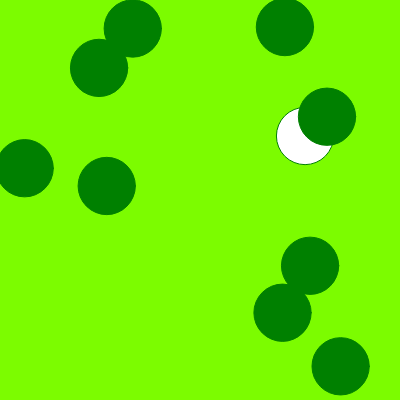
Frame 1 (no input)
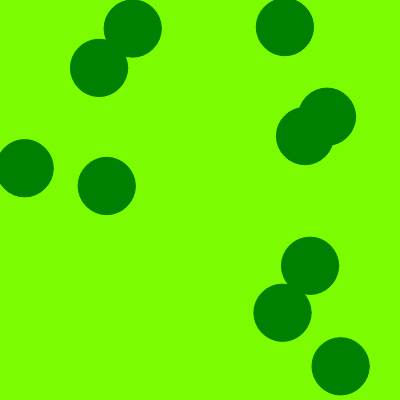
Frame 60 (no input)
Frame 120 (the mouse pressed at the canvas centre since frame 60): identical to frame 60, image omitted

The p5.js sketch that drew these frames (run headless with seeded random() and noise() and a simulated clock; from frame 60 on, the mouse is pressed at the canvas centre):

// p5.js sketch
// ── sketch.js
// Project Title
// Your Name
// Date
//
// Extra for Experts:
// - describe what you did to take this project "above and beyond"


class Tree {
  constructor (x, y, d){
    this.x = x;
    this.y = y;
    this.diameter = d; 
  }
  display(){
    noSmooth();
    stroke("green");
    ellipseMode(CENTER);
    ellipse(this.x, this.y, this.diameter, this.diameter);
    fill("green");
  }
}

let trees = [];
let numOfTrees;
let treeDiams;

function setup() {
  treeDiams = random(13, 75);
  numOfTrees = random(7,21);
  createCanvas(400, 400);
  for (let i = 0; i < numOfTrees; i++) {
    let someTree = new Tree(random(width + 7), random(height - 7), treeDiams);
    trees.push(someTree);
  }
}

function draw() {
  background("lawnGreen");
  for (let i = 0; i< trees.length; i++) {
    trees[i].display();
  }
}
